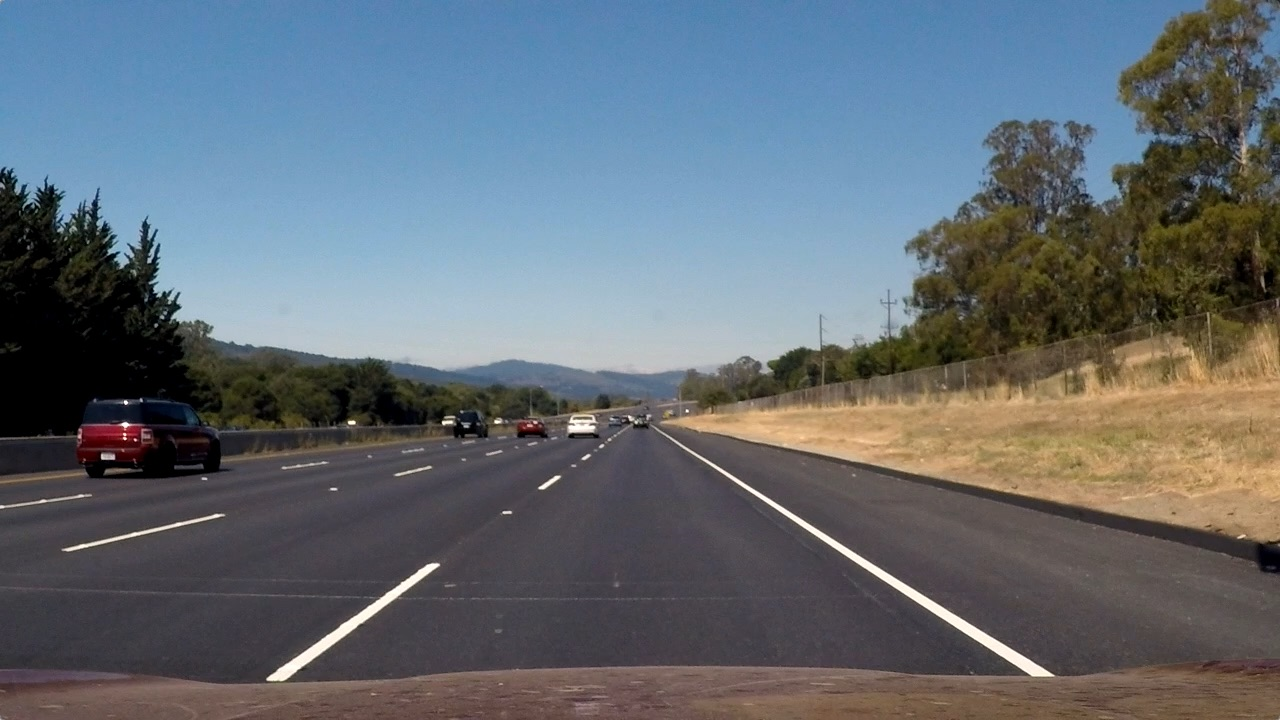
#> input picture test_images/straight_lines2.jpg, 1280 x 720 px
$ jupyter execute --allow-errors P2.ipynb   (shell and % lines are left out)   (older library calls are emulated)
#> lines starting #> are read from the running program, lines starting #| are printed output that depends on the picture; after the words box and inside, x2 and y2 are one past the last pixel; in counts of white or black regions, pixels touching at a corner belong together
# Advanced Lane Finding Project P2

The goals / steps of this project are the following:

* Compute the camera calibration matrix and distortion coefficients given a set of chessboard images.
* Apply a distortion correction to raw images.
* Use color transforms, gradients, etc., to create a thresholded binary image.
* Apply a perspective transform to rectify binary image ("birds-eye view").
* Detect lane pixels and fit to find the lane boundary.
* Determine the curvature of the lane and vehicle position with respect to center.
* Warp the detected lane boundaries back onto the original image.
* Output visual display of the lane boundaries and numerical estimation of lane curvature and vehicle position.

## Importing Packages

[cell 1]
import pickle
import numpy as np
import cv2
import glob
import matplotlib.pyplot as plt
import matplotlib.image as mpimg

## Reading and plotting a test image from test_images

[cell 2]
#image = cv2.imread('test_images/straight_lines2.jpg')
image = mpimg.imread('test_images/straight_lines2.jpg')
#> image is the input picture: shape (720, 1280, 3); mean R, G, B 99.4, 107.7, 115.1
image123 = mpimg.imread('test_images/test5.jpg')
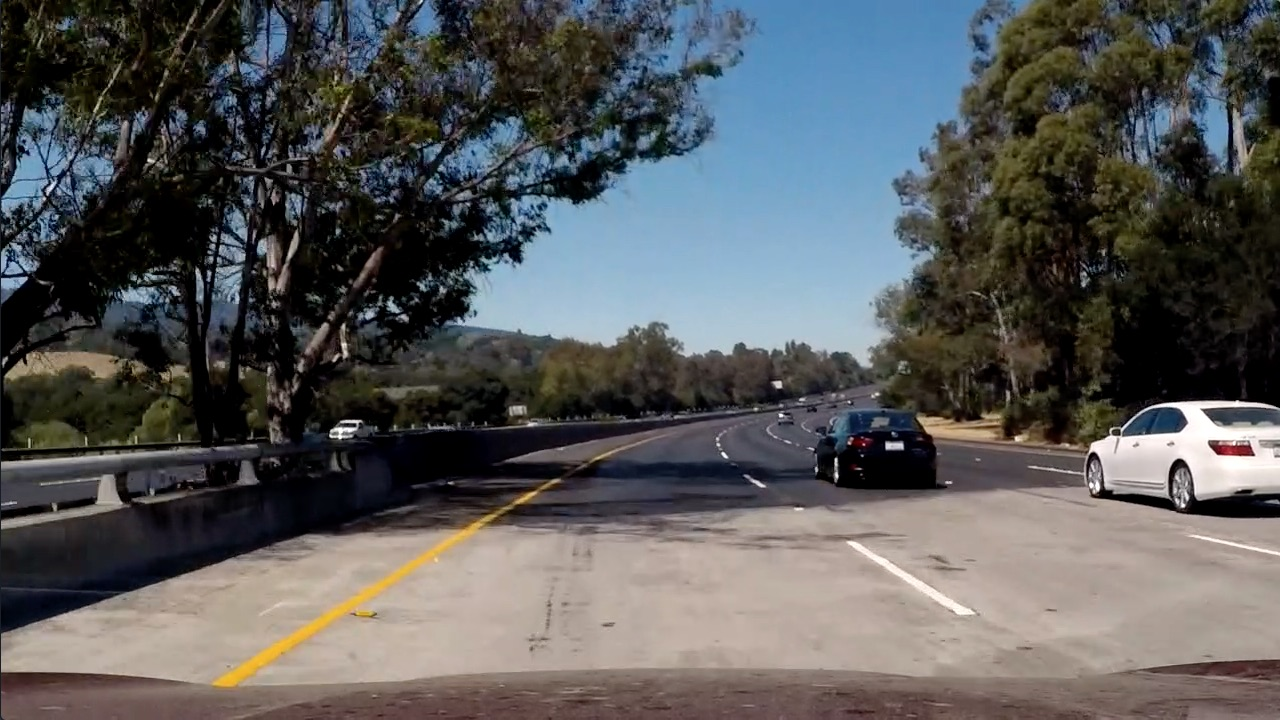
#> input picture test_images/test5.jpg, 1280 x 720 px
#> image123 is the input picture: shape (720, 1280, 3); mean R, G, B 88.5, 89.3, 89.8
print('This image is:', type(image), 'with dimensions:', image.shape)
#| This image is: <class 'numpy.ndarray'> with dimensions: (720, 1280, 3)
plt.imshow(image)
print('\nThis image is distorted')

## Calibrating the Camera on camera_cal images

[cell 3]
# prepare object points, like (0,0,0), (1,0,0), (2,0,0) ....,(6,5,0)
objp = np.zeros((6*9,3), np.float32)
objp[:,:2] = np.mgrid[0:9,0:6].T.reshape(-1,2)

# Arrays to store object points and image points from all the images.
objpoints = [] # 3d points in real world space
imgpoints = [] # 2d points in image plane.

# Make a list of calibration images
images = glob.glob('camera_cal/calibration*.jpg')

# Step through the list and search for chessboard corners
for fname in images:
    img = cv2.imread(fname)
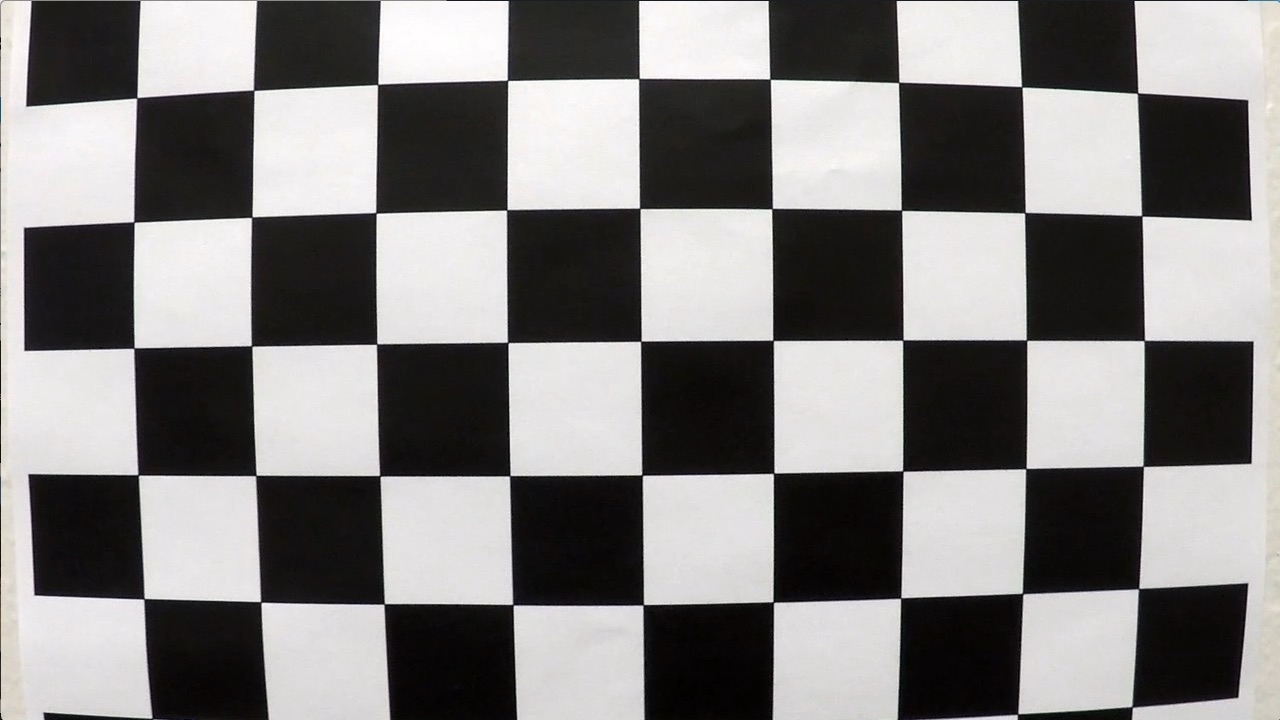
#> input picture camera_cal/calibration1.jpg, 1280 x 720 px
#> img is the input picture: shape (720, 1280, 3); mean B, G, R 127.8, 128.4, 130.1
    gray = cv2.cvtColor(img,cv2.COLOR_BGR2GRAY)

    # Find the chessboard corners
    ret, corners = cv2.findChessboardCorners(gray, (9,6),None)
#> ret = False; corners = None

    # If found, add object points, image points
    if ret == True:
        objpoints.append(objp)
        imgpoints.append(corners)

        # Draw and display the corners
        img = cv2.drawChessboardCorners(img, (9,6), corners, ret)
        cv2.imshow('img',img)
        cv2.waitKey(500)

cv2.destroyAllWindows()

## Function for Undistorting an image

[cell 4]
undist_array = []

def cal_undistort(img, objpoints, imgpoints):
    # Use cv2.calibrateCamera() and cv2.undistort()
    ret, mtx, dist, rvecs, tvecs = cv2.calibrateCamera(objpoints, imgpoints, img.shape[1::-1], None, None)
#> ret = 0.644; mtx = [[1057.6, 0, 691.1], [0, 1058.6, 278], [0, 0, 1]]; dist = [[-0.322, 0.709, 0.013, 0.00946, -1.02]]; rvecs = ([0.424, -0.236, 0.0488], [-0.024, 0.4, -0.0295]); tvecs = ([-2.48, 1.1, 17.79], [-17.95, -0.401, 29.17])
    undist = cv2.undistort(img, mtx, dist, None, mtx)
    return undist

test_images = glob.glob('test_images/test*.jpg')
#test_images_straight = glob.glob('test_images/straight_lines*.jpg')

#undistorted = cal_undistort(image, objpoints, imgpoints)

for fname in test_images:
    image1 = mpimg.imread(fname)
    undistorted = cal_undistort(image1, objpoints, imgpoints)
    undist_array.append(undistorted)
    plt.figure()
    plt.imshow(undistorted)

print('\nThese images are undistorted')

## Converting undistorted images to thresholded binary images

[cell 5]
binary_image_array = []

for image in undist_array:
    #image = undistorted
    #gray = cv2.cvtColor(image, cv2.COLOR_RGB2GRAY)
    hls = cv2.cvtColor(image, cv2.COLOR_RGB2HLS)
    s_channel = hls[:,:,2]
    gray = cv2.cvtColor(image, cv2.COLOR_RGB2GRAY)
    sobelx = cv2.Sobel(gray, cv2.CV_64F, 1, 0) # Take the derivative in x
    abs_sobelx = np.absolute(sobelx) # Absolute x derivative to accentuate lines away from horizontal
    scaled_sobel = np.uint8(255*abs_sobelx/np.max(abs_sobelx))
    thresh_min = 20
    thresh_max = 100
    sxbinary = np.zeros_like(scaled_sobel)
    sxbinary[(scaled_sobel >= thresh_min) & (scaled_sobel <= thresh_max)] = 1
    s_thresh_min = 170
    s_thresh_max = 255
    s_binary = np.zeros_like(s_channel)
    s_binary[(s_channel >= s_thresh_min) & (s_channel <= s_thresh_max)] = 1
    color_binary = np.dstack(( np.zeros_like(sxbinary), sxbinary, s_binary)) * 255
    combined_binary = np.zeros_like(sxbinary)
    combined_binary[(s_binary == 1) | (sxbinary == 1)] = 1
    binary_image_array.append(combined_binary)
    plt.figure()
    plt.imshow(combined_binary, cmap='gray')
#> this loop made 1 pass
#> (thresh_min, thresh_max, s_thresh_min, s_thresh_max) on pass 1: (20, 100, 170, 255)
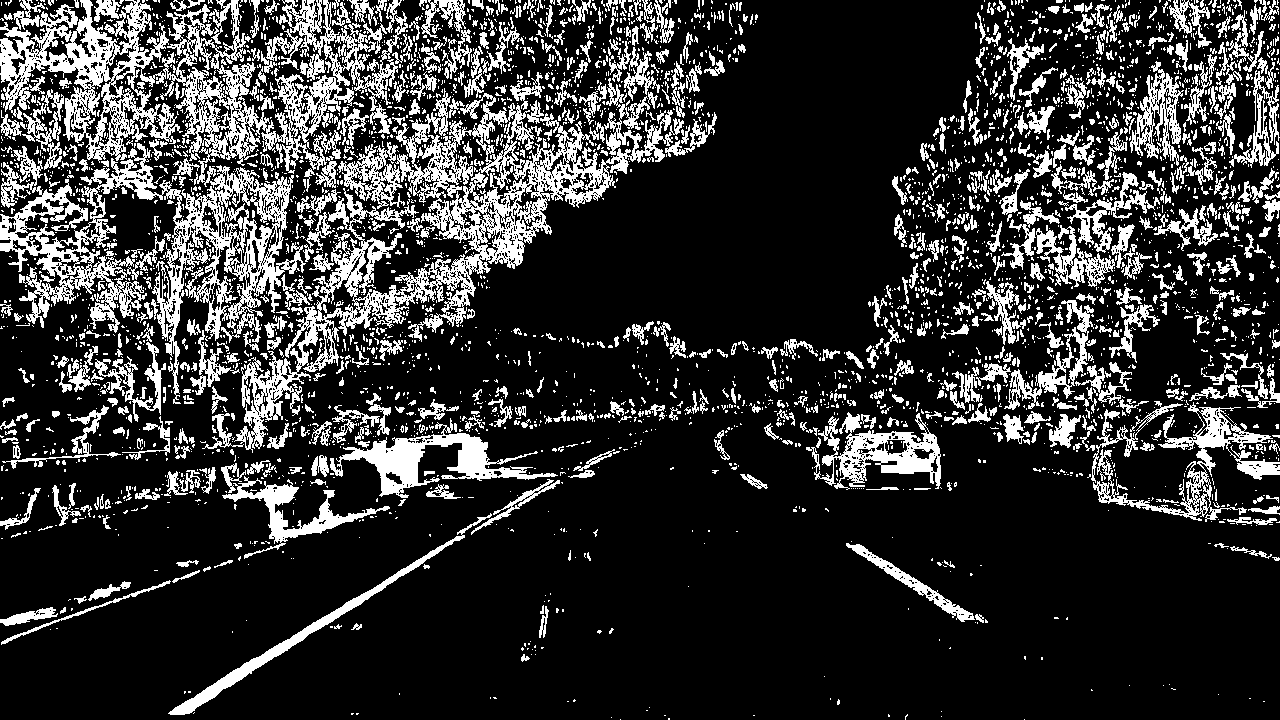
#> combined_binary: shape (720, 1280); values 0 (black) and 1 (white), 20.2% white; 4085 white regions (3317 under 20 px), largest, box (x1, y1, x2, y2) and area: (0, 0, 408, 404) 45498, (234, 78, 684, 453) 25812, (330, 418, 558, 498) 4869
#> s_binary: shape (720, 1280); values 0 (black) and 1 (white), 7.9% white; 2440 white regions (1917 under 20 px), largest, box (x1, y1, x2, y2) and area: (336, 433, 558, 498) 4552, (0, 179, 116, 288) 3819, (168, 535, 465, 715) 2834
#> sxbinary: shape (720, 1280); values 0 (black) and 1 (white), 12.7% white in thin lines or dots
#> after the loop, binary_image_array = 1 item

## Defining Important parameters

[cell 6]
nx = 9 # the number of inside corners in x
ny = 6 # the number of inside corners in y

img_size = (image.shape[1], image.shape[0])

src = np.float32([[590,450],[687,450],[1100,720],[200,720]])

dst = np.float32([[300,0],[900,0],[900,720],[300,720]])

M = cv2.getPerspectiveTransform(src, dst)

M_inverse = cv2.getPerspectiveTransform(dst, src)

## Performing Perspective Transform on binary images to get warped images

[cell 7]
def warper(img, src, dst):

    # Compute and apply perpective transform
    img_size = (img.shape[1], img.shape[0])
    M = cv2.getPerspectiveTransform(src, dst)
    warped = cv2.warpPerspective(img, M, img_size, flags=cv2.INTER_NEAREST)  # keep same size as input image

    return warped

[cell 8]
binary_warped_images = []
for img in binary_image_array:
    warped_image = warper(img, src, dst)
    #warped_image_gray = cv2.cvtColor(warped_image,cv2.COLOR_BGR2GRAY)
    plt.figure()
    plt.imshow(warped_image, cmap='gray')
    binary_warped_images.append(warped_image)
#> this loop made 1 pass
#> img_size in warper on pass 1: (1280, 720)
#> after the loop, binary_warped_images = 1 item

## Finding Lane Pixels and fitting a polynomial using Sliding Window

[cell 9]
def find_lane_pixels(binary_warped):
    # Take a histogram of the bottom half of the image
    histogram = np.sum(binary_warped[binary_warped.shape[0]//2:,:], axis=0)
    # Create an output image to draw on and visualize the result
    out_img = np.dstack((binary_warped, binary_warped, binary_warped))
    # Find the peak of the left and right halves of the histogram
    # These will be the starting point for the left and right lines
    midpoint = np.int(histogram.shape[0]//2)
    leftx_base = np.argmax(histogram[:midpoint])
    rightx_base = np.argmax(histogram[midpoint:]) + midpoint

    # HYPERPARAMETERS
    # Choose the number of sliding windows
    nwindows = 9
    # Set the width of the windows +/- margin
    margin = 100
    # Set minimum number of pixels found to recenter window
    minpix = 50

    # Set height of windows - based on nwindows above and image shape
    window_height = np.int(binary_warped.shape[0]//nwindows)
    # Identify the x and y positions of all nonzero pixels in the image
    nonzero = binary_warped.nonzero()
    nonzeroy = np.array(nonzero[0])
    nonzerox = np.array(nonzero[1])
    # Current positions to be updated later for each window in nwindows
    leftx_current = leftx_base
    rightx_current = rightx_base

    # Create empty lists to receive left and right lane pixel indices
    left_lane_inds = []
    right_lane_inds = []

    # Step through the windows one by one
    for window in range(nwindows):
        # Identify window boundaries in x and y (and right and left)
        win_y_low = binary_warped.shape[0] - (window+1)*window_height
        win_y_high = binary_warped.shape[0] - window*window_height
        ### TO-DO: Find the four below boundaries of the window ###
        win_xleft_low = leftx_current - margin
        win_xleft_high = leftx_current + margin
        win_xright_low = rightx_current - margin
        win_xright_high = rightx_current + margin

        # Draw the windows on the visualization image
        cv2.rectangle(out_img,(win_xleft_low,win_y_low),
        (win_xleft_high,win_y_high),(0,255,0), 2)
        cv2.rectangle(out_img,(win_xright_low,win_y_low),
        (win_xright_high,win_y_high),(0,255,0), 2)

        ### TO-DO: Identify the nonzero pixels in x and y within the window ###
        good_left_inds = ((nonzeroy >= win_y_low) & (nonzeroy < win_y_high) &
        (nonzerox >= win_xleft_low) &  (nonzerox < win_xleft_high)).nonzero()[0]
        good_right_inds = ((nonzeroy >= win_y_low) & (nonzeroy < win_y_high) &
        (nonzerox >= win_xright_low) &  (nonzerox < win_xright_high)).nonzero()[0]

        # Append these indices to the lists
        left_lane_inds.append(good_left_inds)
        right_lane_inds.append(good_right_inds)

        ### TO-DO: If you found > minpix pixels, recenter next window ###
        ### (`right` or `leftx_current`) on their mean position ###

        if len(good_left_inds) > minpix:
            leftx_current = np.int(np.mean(nonzerox[good_left_inds]))
        if len(good_right_inds) > minpix:
            rightx_current = np.int(np.mean(nonzerox[good_right_inds]))

    # Concatenate the arrays of indices (previously was a list of lists of pixels)
    try:
        left_lane_inds = np.concatenate(left_lane_inds)
        right_lane_inds = np.concatenate(right_lane_inds)
    except ValueError:
        # Avoids an error if the above is not implemented fully
        pass

    # Extract left and right line pixel positions
    leftx = nonzerox[left_lane_inds]
    lefty = nonzeroy[left_lane_inds]
    rightx = nonzerox[right_lane_inds]
    righty = nonzeroy[right_lane_inds]

    return leftx, lefty, rightx, righty, out_img


def fit_polynomial(binary_warped):
    # Find our lane pixels first
    leftx, lefty, rightx, righty, out_img = find_lane_pixels(binary_warped)

    # Fit a second order polynomial to each using `np.polyfit`
    left_fit = np.polyfit(lefty, leftx, 2)
    right_fit = np.polyfit(righty, rightx, 2)

    # Generate x and y values for plotting
    ploty = np.linspace(0, binary_warped.shape[0]-1, binary_warped.shape[0] )
    try:
        left_fitx = left_fit[0]*ploty**2 + left_fit[1]*ploty + left_fit[2]
        right_fitx = right_fit[0]*ploty**2 + right_fit[1]*ploty + right_fit[2]
    except TypeError:
        # Avoids an error if `left` and `right_fit` are still none or incorrect
        print('The function failed to fit a line!')
        left_fitx = 1*ploty**2 + 1*ploty
        right_fitx = 1*ploty**2 + 1*ploty

    ## Visualization ##
    # Colors in the left and right lane regions
    out_img[lefty, leftx] = [255, 0, 0]
    out_img[righty, rightx] = [0, 0, 255]

    # Plots the left and right polynomials on the lane lines
    plt.plot(left_fitx, ploty, color='yellow')
    plt.plot(right_fitx, ploty, color='yellow')

    return out_img


#out_img = fit_polynomial(binary_warped_images[0])
#plt.imshow(out_img)
for img in binary_warped_images:
    result = fit_polynomial(img)
    plt.imshow(result)
    plt.figure()
#> this loop made 1 pass
#> pass 1, in fit_polynomial, `leftx, lefty, rightx, righty, out_img = find_lane_pixels(binary_warped)`:
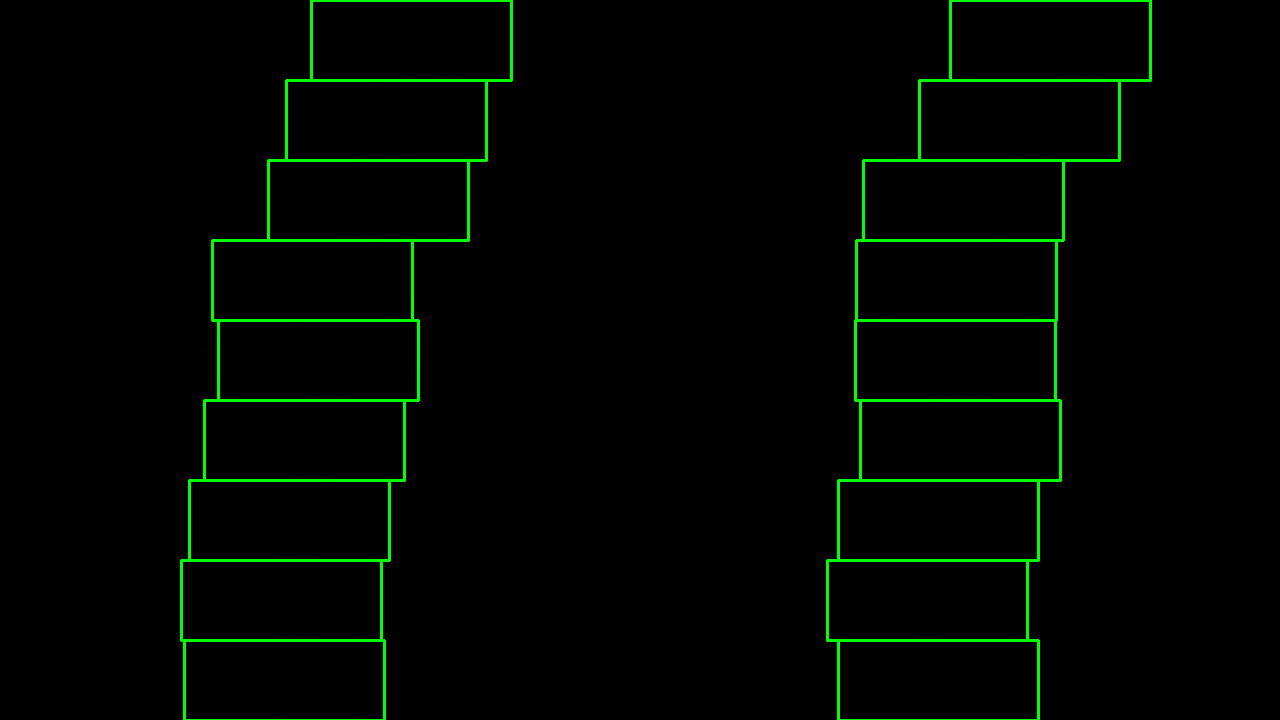
#> out_img: shape (720, 1280, 3); mean of channels 0, 1, 2 0.1, 5.6, 0.1; drawn as B, G, R
#> (the rest of the program and of its run is left out)
